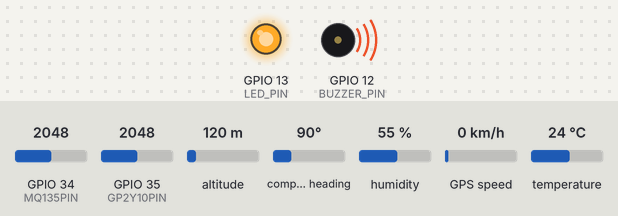
The sketch below on a simulated ESP32. Parts: output pins drawn as LEDs (lit = HIGH), buzzer (waves = sounding, pin HIGH). The inputs (shaded band) are chosen by the test bench; at power-on: GPIO 34 (MQ135PIN) = 2048, GPIO 35 (GP2Y10PIN) = 2048, altitude 120 m, compass heading 90°, humidity 55 %, GPS speed 0 km/h, temperature 24 °C. WiFi joins after 1.5 s; servers stay silent unless stated; the GPS gets a fix after 3 s at 37.7749, -122.4194 with 8 satellites; what the sketch prints to the serial monitor is not drawn.

Above: at 2.5 s.
At 4.0 s:
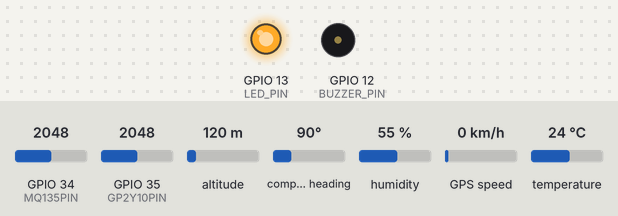
Timing chart, 0 to 5.5 s (numbered marks = the images above):
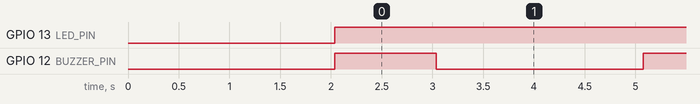

Measured:
- by itself, GPIO 13 (LED_PIN): LOW → HIGH at 2.0 s
- by itself, GPIO 12 (BUZZER_PIN): alternates HIGH for 1.0 s and LOW for 2.0 s

The sketch:

main.ino
```cpp
/**********************************/
/*   ESP32 Code Serving JSON Data */
/**********************************/

#include <WiFi.h>
#include <WebServer.h>
#include <DHT.h>
#include <HardwareSerial.h>
#include <TinyGPSPlus.h>

// === DHT11 Setup ===
#define DHTPIN 4
#define DHTTYPE DHT11
DHT dht(DHTPIN, DHTTYPE);

// === MQ135 Setup ===
#define MQ135PIN 34

// === GP2Y10 Setup ===
#define GP2Y10PIN 35
#define LED_PIN   13

// === Buzzer Setup ===
#define BUZZER_PIN 12

// === GPS Setup ===
HardwareSerial SerialGPS(1);   // Use UART1
static const int RXPin = 16;   // GPS TX -> ESP32 RX
static const int TXPin = 17;   // GPS RX -> ESP32 TX
TinyGPSPlus gps;

// === Wi-Fi Credentials ===
const char* ssid = "YOUR_WIFI_SSID";
const char* password = "YOUR_WIFI_PASSWORD";

// === Thresholds ===
float tempThreshold   = 33.0;
float humidityThreshold = 55.0;
int mq135Threshold      = 300;
int gp2y10Threshold     = 100;

// === WebServer on port 80 ===
WebServer server(80);

// --------------------------------------------------------------------------
// Initialize sensors and pins
void initSensors() {
  dht.begin();
  pinMode(MQ135PIN, INPUT);
  pinMode(GP2Y10PIN, INPUT);
  pinMode(LED_PIN, OUTPUT);
  pinMode(BUZZER_PIN, OUTPUT);
  digitalWrite(BUZZER_PIN, LOW);
}

// --------------------------------------------------------------------------
// Read GP2Y10 sensor value
float readGP2Y10() {
  digitalWrite(LED_PIN, LOW);      // Turn on the sensor LED
  delayMicroseconds(280);          // Wait for the sensor to stabilize
  int dustVal = analogRead(GP2Y10PIN);
  digitalWrite(LED_PIN, HIGH);     // Turn off the sensor LED
  delayMicroseconds(40);           // Wait for the sensor to cool

  // Convert to approximate dust density
  // (Adjust formula as needed for your sensor and ADC reference)
  return (dustVal * (5.0 / 4095.0)) * 1000.0;
}

// --------------------------------------------------------------------------
// Continuously read GPS data (call in loop)
void readGPSData() {
  while (SerialGPS.available() > 0) {
    gps.encode(SerialGPS.read());
  }
}

// --------------------------------------------------------------------------
// Return JSON with sensor + GPS data
String getSensorDataJson() {
  float temperature = dht.readTemperature();
  float humidity    = dht.readHumidity();
  int mq135Value    = analogRead(MQ135PIN);
  float dustValue   = readGP2Y10();

  // GPS data
  double latitude  = gps.location.isValid() ? gps.location.lat() : 0.0;
  double longitude = gps.location.isValid() ? gps.location.lng() : 0.0;

  // Create JSON string
  // Example: {"temperature":24.5,"humidity":60,"mq135":350,"dust":120,"latitude":40.714,"longitude":-74.006}
  String jsonStr = "{";
  jsonStr += "\"temperature\":" + String(temperature) + ",";
  jsonStr += "\"humidity\":"    + String(humidity)    + ",";
  jsonStr += "\"mq135\":"       + String(mq135Value)  + ",";
  jsonStr += "\"dust\":"        + String(dustValue)   + ",";
  jsonStr += "\"latitude\":"    + String(latitude, 6) + ",";
  jsonStr += "\"longitude\":"   + String(longitude, 6);
  jsonStr += "}";

  return jsonStr;
}

// --------------------------------------------------------------------------
// Handle GET /data request
void handleSensorData() {
  String jsonResponse = getSensorDataJson();

  // Important for cross-origin requests (CORS):
  server.sendHeader("Access-Control-Allow-Origin", "*");
  server.send(200, "application/json", jsonResponse);
}

// --------------------------------------------------------------------------
// Check thresholds and beep buzzer if exceeded
void checkThresholds() {
  float temperature = dht.readTemperature();
  float humidity    = dht.readHumidity();
  int mq135Value    = analogRead(MQ135PIN);
  float dustValue   = readGP2Y10();

  if ((temperature > tempThreshold && humidity > humidityThreshold) ||
       mq135Value > mq135Threshold ||
       dustValue > gp2y10Threshold) {
    // Buzzer ON
    digitalWrite(BUZZER_PIN, HIGH);
    delay(1000);
    digitalWrite(BUZZER_PIN, LOW);
  }
}

// --------------------------------------------------------------------------
// Connect to Wi-Fi
void connectToWiFi() {
  WiFi.begin(ssid, password);
  Serial.println("Connecting to WiFi...");
  while (WiFi.status() != WL_CONNECTED) {
    delay(1000);
    Serial.print(".");
  }
  Serial.println("\nConnected to WiFi!");
  Serial.print("IP Address: ");
  Serial.println(WiFi.localIP());
}

// --------------------------------------------------------------------------
// Setup web server routes
void startServer() {
  server.on("/data", handleSensorData);
  server.begin();
  Serial.println("Server started on port 80");
}

// --------------------------------------------------------------------------
void setup() {
  Serial.begin(115200);

  // GPS serial
  SerialGPS.begin(9600, SERIAL_8N1, RXPin, TXPin);

  connectToWiFi();
  initSensors();
  startServer();
}

// --------------------------------------------------------------------------
void loop() {
  server.handleClient();
  readGPSData();
  checkThresholds();
  delay(2000);
}
```
